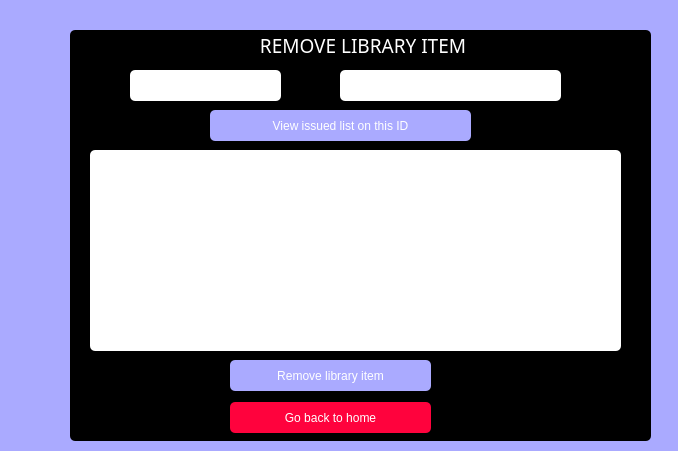
<?xml version="1.0" encoding="UTF-8"?>
<ui version="4.0">
 <class>RemoveItem</class>
 <widget class="QDialog" name="RemoveItem">
  <property name="geometry">
   <rect>
    <x>0</x>
    <y>0</y>
    <width>678</width>
    <height>451</height>
   </rect>
  </property>
  <property name="windowTitle">
   <string>Dialog</string>
  </property>
  <property name="styleSheet">
   <string notr="true">font: 75 14pt &quot;Rockwell&quot;;
color: rgbrgbrgb(255, 255, 255);
background-color: rgb(170, 170, 255);
border-radius: 5px;</string>
  </property>
  <widget class="QGroupBox" name="groupBox">
   <property name="geometry">
    <rect>
     <x>70</x>
     <y>30</y>
     <width>581</width>
     <height>411</height>
    </rect>
   </property>
   <property name="font">
    <font>
     <family>Rockwell</family>
     <pointsize>14</pointsize>
     <weight>9</weight>
     <italic>false</italic>
     <bold>false</bold>
    </font>
   </property>
   <property name="styleSheet">
    <string notr="true">font: 75 14pt &quot;Rockwell&quot;;
color: rgb(255, 255, 255);
background-color: rgb(0, 0, 0);
border-radius: 5px;</string>
   </property>
   <property name="title">
    <string>REMOVE LIBRARY ITEM</string>
   </property>
   <property name="alignment">
    <set>Qt::AlignCenter</set>
   </property>
   <widget class="QTableView" name="tableView">
    <property name="geometry">
     <rect>
      <x>20</x>
      <y>120</y>
      <width>531</width>
      <height>201</height>
     </rect>
    </property>
    <property name="styleSheet">
     <string notr="true">font: 75 14pt &quot;Rockwell&quot;;
color:rgbrgb(0, 0, 0);
background-color: rgb(255, 255, 255);
border-radius: 5px;</string>
    </property>
   </widget>
   <widget class="QPushButton" name="pushButton">
    <property name="geometry">
     <rect>
      <x>160</x>
      <y>330</y>
      <width>201</width>
      <height>31</height>
     </rect>
    </property>
    <property name="styleSheet">
     <string notr="true">font: 75 14pt &quot;Rockwell&quot;;
color: rgbrgbrgb(255, 255, 255);
background-color: rgb(170, 170, 255);
border-radius: 5px;</string>
    </property>
    <property name="text">
     <string>Remove library item</string>
    </property>
   </widget>
   <widget class="QPushButton" name="pushButton_2">
    <property name="geometry">
     <rect>
      <x>140</x>
      <y>80</y>
      <width>261</width>
      <height>31</height>
     </rect>
    </property>
    <property name="styleSheet">
     <string notr="true">font: 75 14pt &quot;Rockwell&quot;;
color: rgbrgbrgb(255, 255, 255);
background-color: rgb(170, 170, 255);
border-radius: 5px;</string>
    </property>
    <property name="text">
     <string>View issued list on this ID</string>
    </property>
   </widget>
   <widget class="QLabel" name="label">
    <property name="geometry">
     <rect>
      <x>60</x>
      <y>40</y>
      <width>151</width>
      <height>31</height>
     </rect>
    </property>
    <property name="styleSheet">
     <string notr="true">font: 75 14pt &quot;Rockwell&quot;;
color:rgbrgb(0, 0, 0);
background-color: rgb(255, 255, 255);
border-radius: 5px;</string>
    </property>
    <property name="text">
     <string>Library Item ID</string>
    </property>
   </widget>
   <widget class="QPushButton" name="pushButton_3">
    <property name="geometry">
     <rect>
      <x>160</x>
      <y>372</y>
      <width>201</width>
      <height>31</height>
     </rect>
    </property>
    <property name="styleSheet">
     <string notr="true">font: 75 14pt &quot;Rockwell&quot;;
color: rgbrgbrgb(255, 255, 255);
background-color:rgb(255, 2, 61);
border-radius: 5px;</string>
    </property>
    <property name="text">
     <string>Go back to home</string>
    </property>
   </widget>
   <widget class="QTextEdit" name="textEdit">
    <property name="geometry">
     <rect>
      <x>270</x>
      <y>40</y>
      <width>221</width>
      <height>31</height>
     </rect>
    </property>
    <property name="styleSheet">
     <string notr="true">font: 75 14pt &quot;Rockwell&quot;;
color:rgbrgb(0, 0, 0);
background-color: rgb(255, 255, 255);
border-radius: 5px;</string>
    </property>
   </widget>
  </widget>
 </widget>
 <resources/>
 <connections/>
</ui>
